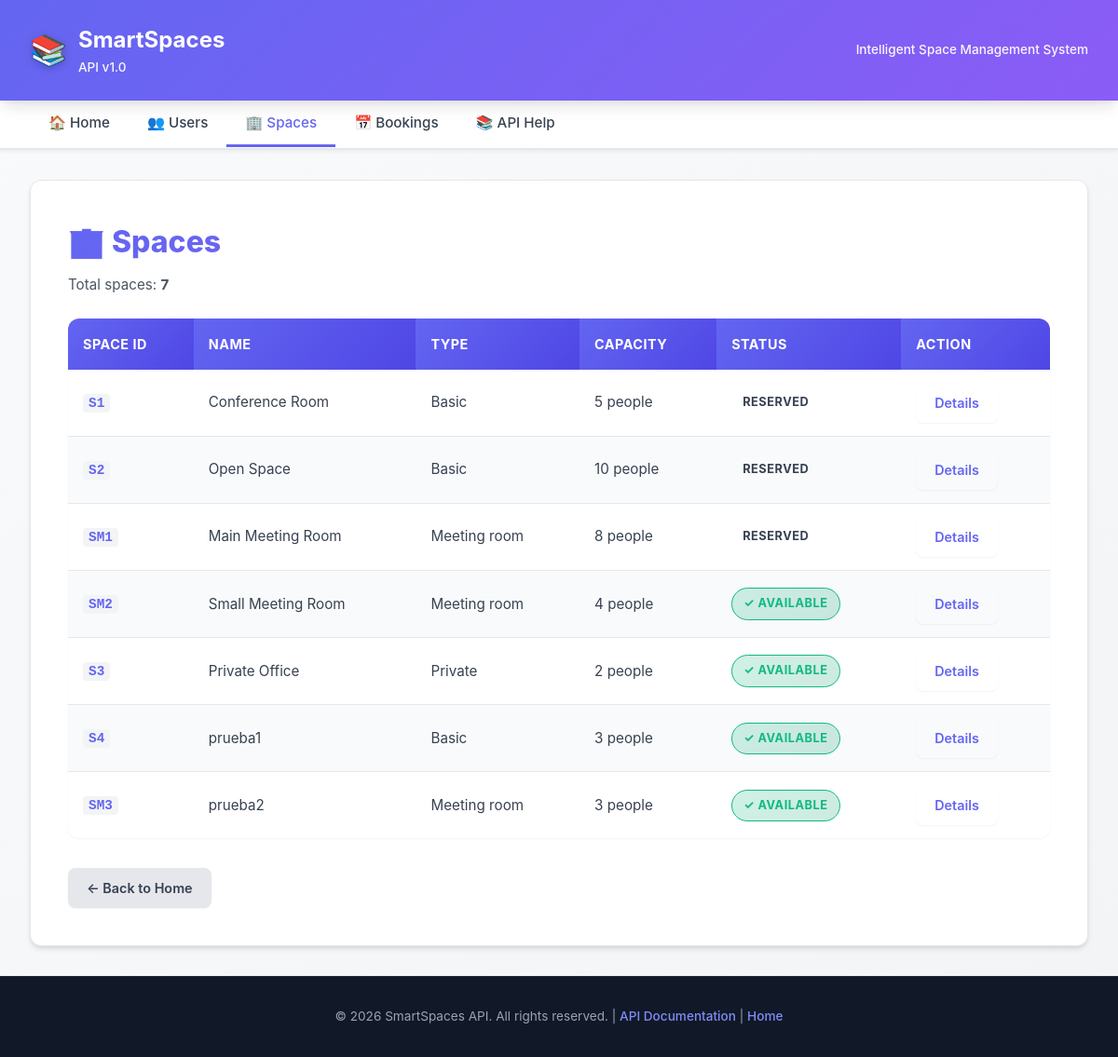
Before: /spaces with the older database file.
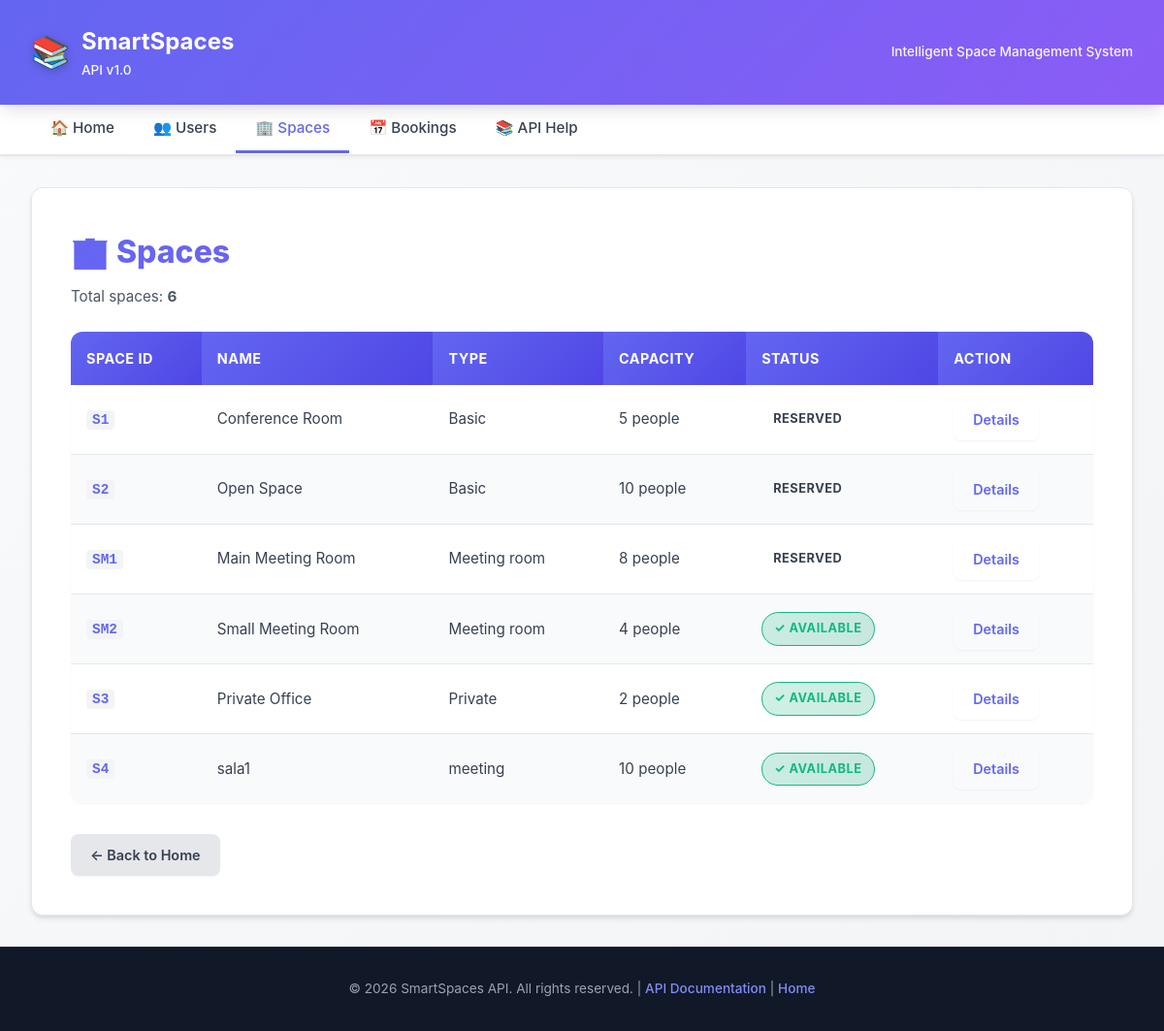
After: the same page with the newer database file.
### tables this page shows
CREATE TABLE spaces (
        space_id     TEXT    PRIMARY KEY,
        space_name   TEXT    NOT NULL,
        capacity     INTEGER NOT NULL,
        space_type   TEXT    NOT NULL,
        space_status TEXT    NOT NULL
    );

CREATE TABLE meeting_rooms (
        space_id          TEXT    PRIMARY KEY,
        room_number       TEXT    NOT NULL,
        floor             INTEGER NOT NULL,
        equipment_list    TEXT    NOT NULL,
        num_power_outlets INTEGER NOT NULL,
        FOREIGN KEY (space_id) REFERENCES spaces(space_id)
               ON DELETE CASCADE
    );

### presentation/app.py (the view)
@app.route("/spaces", methods=["GET"])
def list_spaces():
    try:
        spaces = space_service.list_spaces()
        formatted_spaces = [format_space(s) for s in spaces]
        return render_template('spaces.html', spaces=formatted_spaces)
    except Exception as e:
        logger.error(f"Error al listar espacios: {str(e)}")
        return error_response(f"Error al listar espacios: {str(e)}", 500)

### application/space_service.py (called while the page is built)
    def list_spaces(self):
        return self._space_repo.list()

### domain/space.py (called while the page is built)
    @property
    def space_id(self):
        return self.__space_id

    @property
    def space_name(self):
        return self.__space_name

    @property
    def capacity(self):
        return self.__capacity

    @property
    def space_status(self):
        return self._space_status

    @property
    def space_type(self):
        return self._space_type

### domain/space_meetingroom.py (called while the page is built)
    @property
    def room_number(self):
        return self.__room_number

    @property
    def floor(self):
        return self.__floor

    @property
    def num_power_outlets(self):
        return self.__num_power_outlets

    @property
    def equipment_list(self):
        return list(self.__equipment_list)

    def _validate_room_number(self, room_number):
        if not isinstance(room_number, str) or not room_number.strip(): raise ValueError("Room number must be a non-empty string")

    def _validate_floor(self, floor):
        if not isinstance(floor, int) or floor < 0: raise ValueError("Floor must be a non-negative integer")

### infrastructure/space_sqlite_repository.py (called while the page is built)
    def _connect(self):
        conn = sqlite3.connect(self._db_path)
        conn.execute("PRAGMA foreign_keys = ON")
        return conn

### presentation/templates/spaces.html (shortened to what this page needs)
{% extends "base.html" %}
{% block content %}
<h1>🏢 Spaces</h1>
{% if spaces %}
    <p>Total spaces: <strong>{{ spaces|length }}</strong></p>
    <table>
        <thead>
            <tr>
                <th>Space ID</th>
                <th>Name</th>
                <th>Type</th>
                <th>Capacity</th>
                <th>Status</th>
                <th>Action</th>
            </tr>
        </thead>
        <tbody>
            {% for space in spaces %}
            <tr>
                <td><code>{{ space.space_id }}</code></td>
                <td>{{ space.space_name }}</td>
                <td>{{ space.space_type }}</td>
                <td>{{ space.capacity }} people</td>
                <td>
                    {% if space.space_status == 'AVAILABLE' %}
                        <span class="badge active">✓ Available</span>
                    {% elif space.space_status == 'OCCUPIED' %}
                        <span class="badge inactive">Occupied</span>
                    {% else %}
                        <span class="badge">{{ space.space_status }}</span>
                    {% endif %}
                </td>
                <td>
                    <a href="{{ url_for('get_space', space_id=space.space_id) }}" class="btn">Details</a>
                </td>
            </tr>
            {% endfor %}
        </tbody>
    </table>
{% else %}
    <div class="warning-box">
        <strong>⚠️ No spaces found</strong>
    </div>
{% endif %}
<div class="mt-3">
    <a href="{{ url_for('index') }}" class="btn secondary">← Back to Home</a>
</div>
{% endblock %}

Changed rows visible on the page:
removed meeting_rooms: space_id "SM3", space_name "prueba2", space_type "Meeting room", capacity "3", shows "✓ AVAILABLE"
changed spaces "S4": space_name "prueba1" → "sala1"; space_type "Basic" → "meeting"; capacity "3" → "10"
Other visible differences:
{{ spaces|length }}: "7" → "6"
